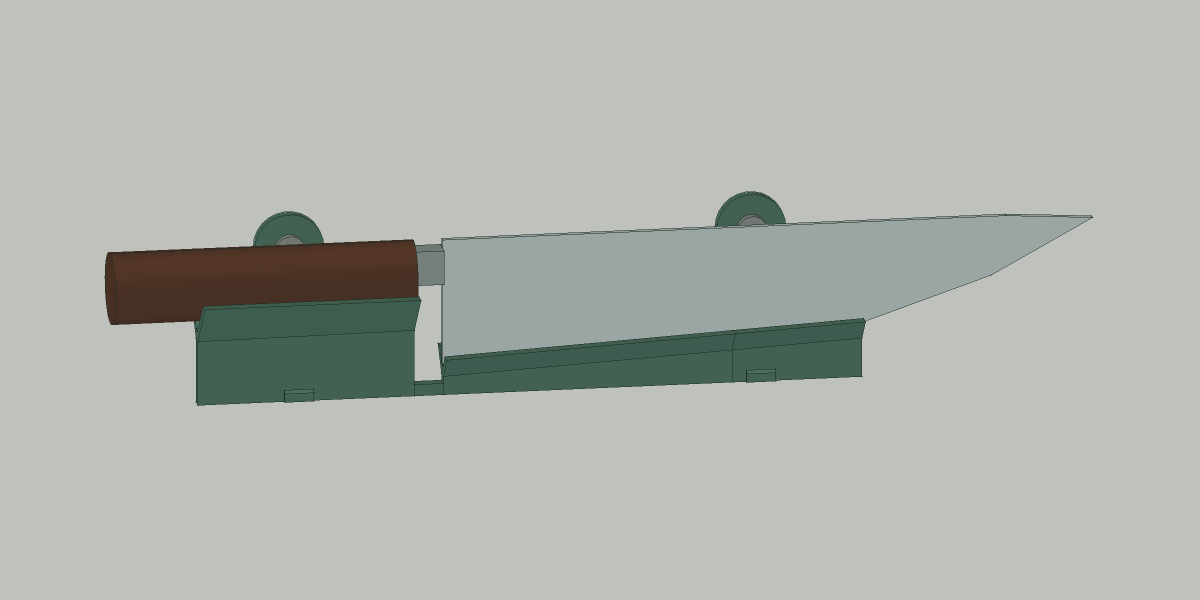
#> input picture models/drzak-noze-na-stenu/revize-04-zrcadlovy/nahled-s-nozem-cad.png, 2400 x 1200 px (shown at 1/2 size)
$ python sestavit-nahled.py
#> lines starting #> are read from the running program, lines starting #| are printed output that depends on the picture
#!/usr/bin/env python3
"""Label real CAD renders; does not generate or alter the CAD geometry."""
from pathlib import Path
from PIL import Image,ImageDraw,ImageFont
ROOT=Path(__file__).resolve().parent
FONT='/usr/share/fonts/truetype/dejavu/DejaVuSans.ttf';BOLD='/usr/share/fonts/truetype/dejavu/DejaVuSans-Bold.ttf'
BG='#f4f2ed';INK='#1a3b30';MUTED='#5e6861'
def text(d,p,s,size=28,b=False,color=INK):d.text(p,s,font=ImageFont.truetype(BOLD if b else FONT,size),fill=color)
def sides(d,y):
 """Direction labels as seen when looking at the wall; they sit above the real CAD image."""
 text(d,(100,y),'← RUKOJEŤ VLEVO',24,True)
 f=ImageFont.truetype(BOLD,24);label='ŠPIČKA VPRAVO →';d.text((1900-d.textlength(label,font=f),y),label,font=f,fill=INK)
im=Image.new('RGB',(2000,1690),BG);d=ImageDraw.Draw(im)
text(d,(100,40),'ZRCADLOVÝ V DRŽÁK',57,True)
text(d,(103,118),'Přesné zrcadlení revize 03. Stěna vzadu a vyjímání shora beze změny.',30,color=MUTED)
sides(d,178)
raw=Image.open(ROOT/'nahled-s-nozem-cad.png').convert('RGB')
#> raw is the input picture: PIL image 2400x1200 RGB; mean R, G, B 176.4, 180.2, 174.6
im.paste(raw.crop((120,320,2280,870)).resize((1800,458)),(100,220))
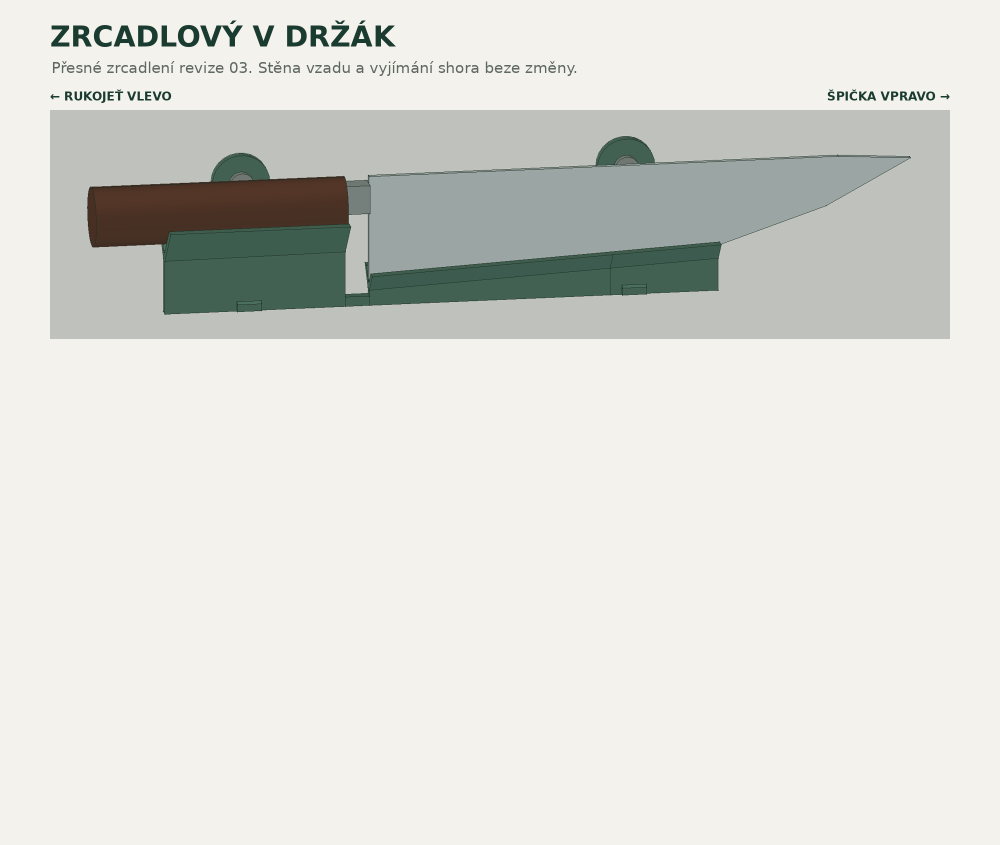
#> im: PIL image 2000x1690 RGB (shown at 1/2 size); mean R, G, B 221, 221.3, 215.9
text(d,(100,702),'Rukojeť 105 mm. Čepel 45 → 40 mm na úseku 100 mm. Zbytek obrysu nože je ilustrační, nikoli přesně změřený.',25,color=MUTED)
text(d,(100,787),'VOLNÝ PŘÍSTUP SHORA',28,True)
raw=Image.open(ROOT/'nahled-prazdny-cad.png').convert('RGB')
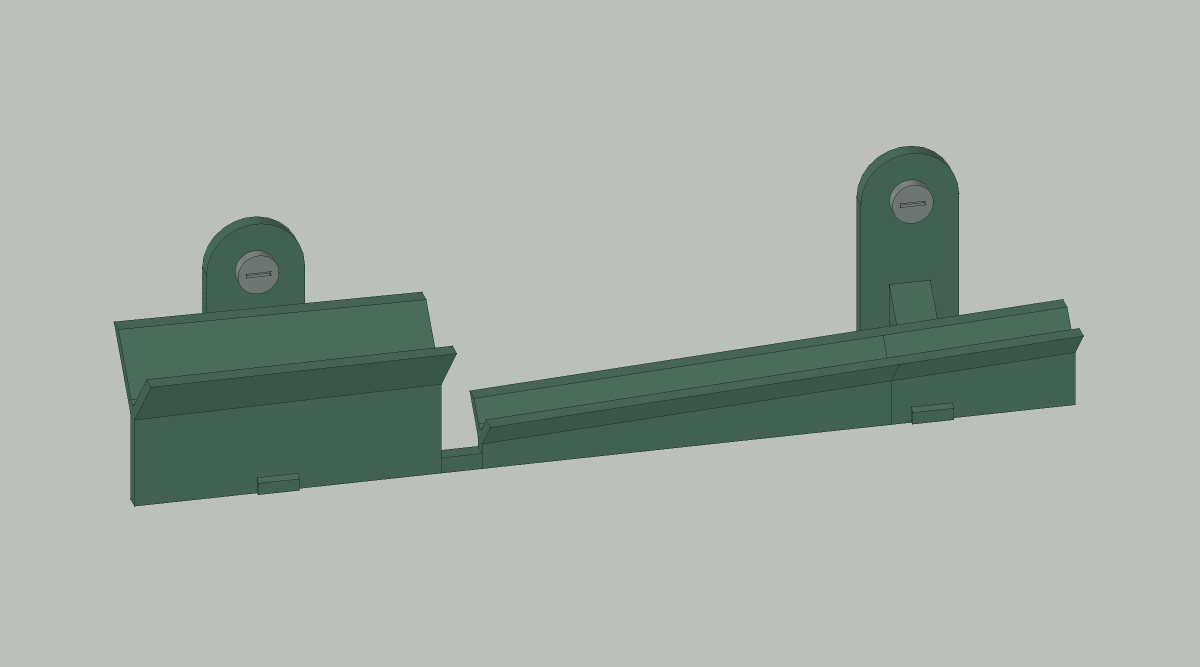
#> input picture models/drzak-noze-na-stenu/revize-04-zrcadlovy/nahled-prazdny-cad.png, 2400 x 1333 px (shown at 1/2 size)
#> raw is the input picture: PIL image 2400x1333 RGB; mean R, G, B 166.6, 175.4, 169.4
im.paste(raw.crop((120,210,2280,1080)).resize((1800,725)),(100,835))
text(d,(100,1580),'Dva vruty · jeden díl · volný přechod 10 mm · vyjmutí přímo nahoru',25)
text(d,(100,1632),'Odskok rukojeti 20 mm je předběžný výklad zadání. Skutečný fit není ověřen.',23,color=MUTED)
im.save(ROOT/'prehled-navrhu.png')
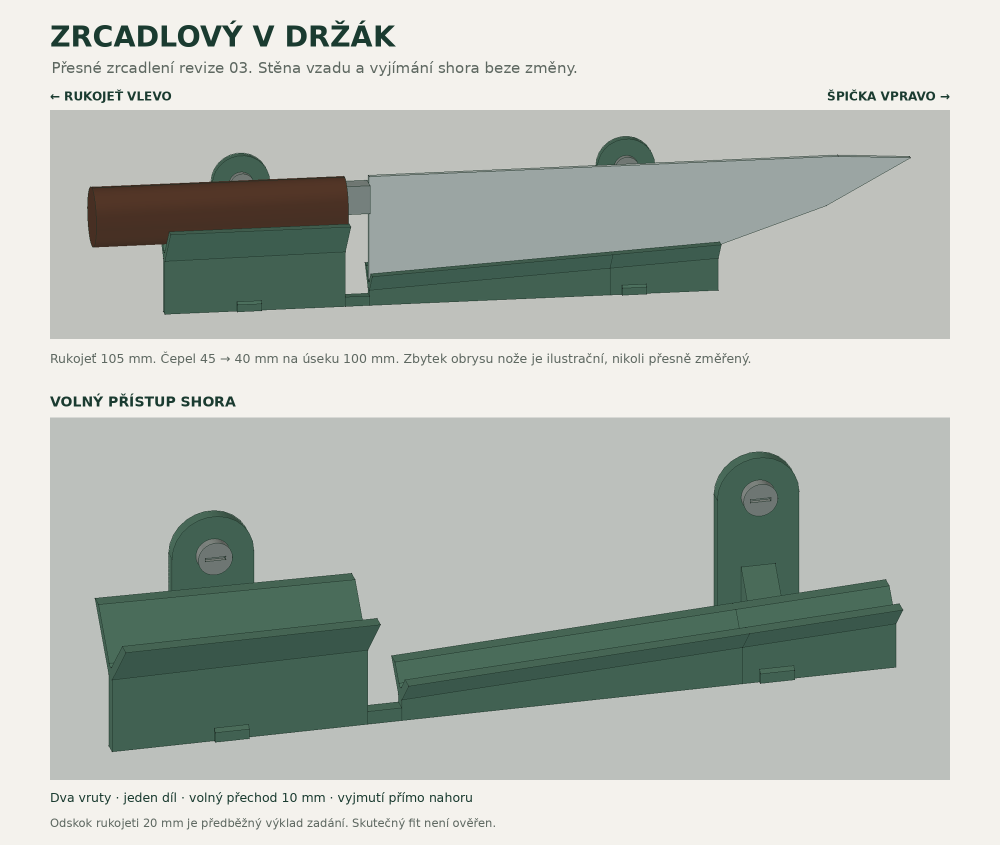
#> saved as prehled-navrhu.png: PIL image 2000x1690 RGB (shown at 1/2 size); mean R, G, B 184.4, 190.2, 183.9

im=Image.new('RGB',(2000,1150),BG);d=ImageDraw.Draw(im)
#> after `im = Image.new('RGB', (2000, 1150), BG)`:
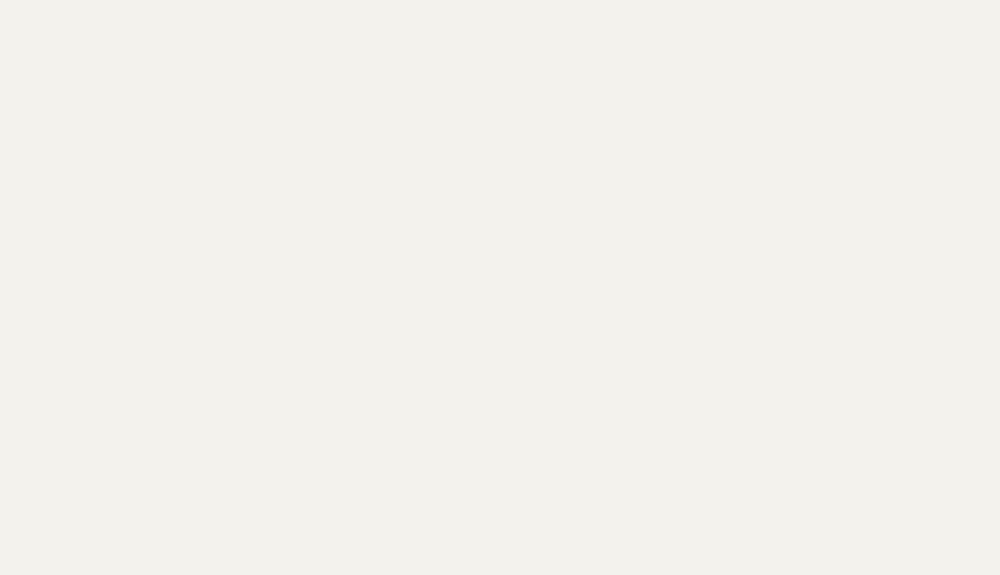
#> im: PIL image 2000x1150 RGB (shown at 1/2 size); mean R, G, B 244, 242, 237
text(d,(100,50),'BOČNÍ OBRYS NÁVRHU',52,True)
text(d,(103,130),'Pohled na stěnu · náběh 5 mm / 100 mm · rukojeť 105 mm · přechod 10 mm',29,color=MUTED)
sides(d,195)
raw=Image.open(ROOT/'nahled-profil-cad.png').convert('RGB')
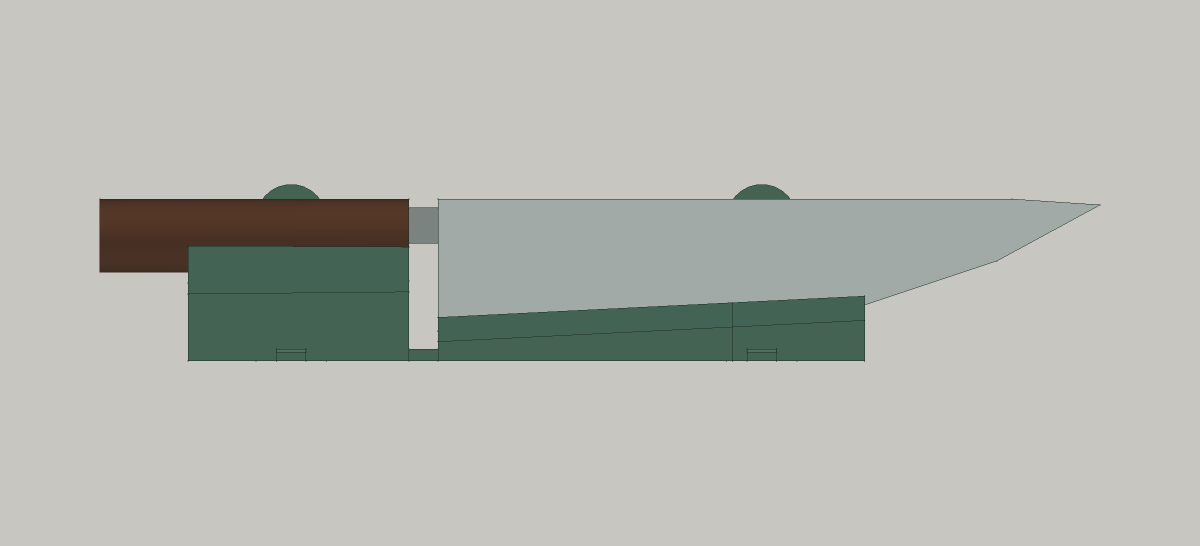
#> input picture models/drzak-noze-na-stenu/revize-04-zrcadlovy/nahled-profil-cad.png, 2400 x 1091 px (shown at 1/2 size)
#> raw is the input picture: PIL image 2400x1091 RGB; mean R, G, B 182.9, 183.7, 177.1
im.paste(raw.crop((100,200,2300,900)).resize((1800,573)),(100,240))
text(d,(100,875),'225 mm čepele vychází z předpokladu délkového řetězce 340 − 105 − 10.',25)
text(d,(100,930),'Rovný hřbet, odskok rukojeti a její průřez jsou pracovní předpoklady.',25,color=MUTED)
text(d,(100,985),'Špička zůstává volná. Neověřeno fyzické usazení, stabilita a upevnění.',25,color=MUTED)
im.save(ROOT/'nahled-profil.png')
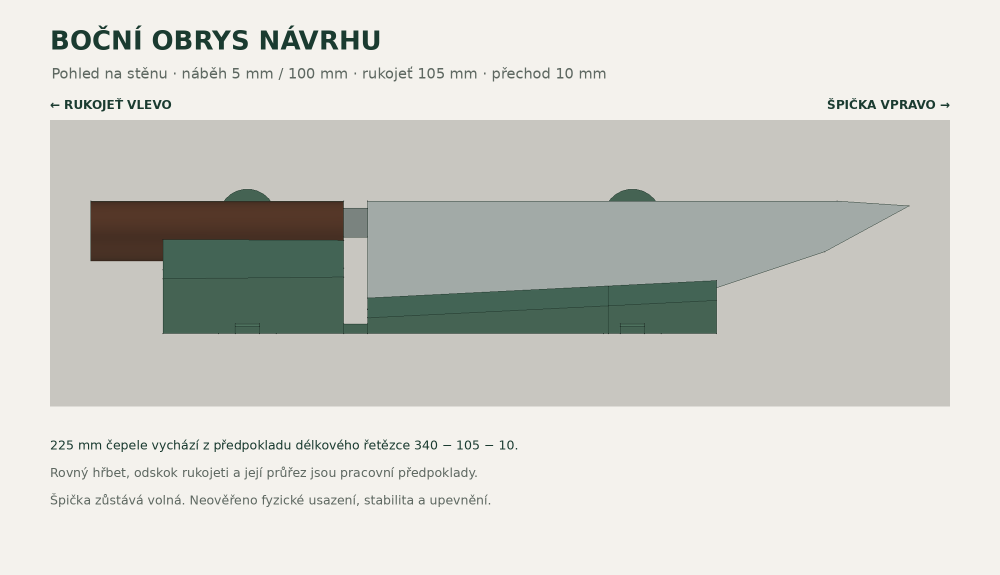
#> saved as nahled-profil.png: PIL image 2000x1150 RGB (shown at 1/2 size); mean R, G, B 208.3, 208.8, 202.8
print('V04_PRESENTATION_OK')
